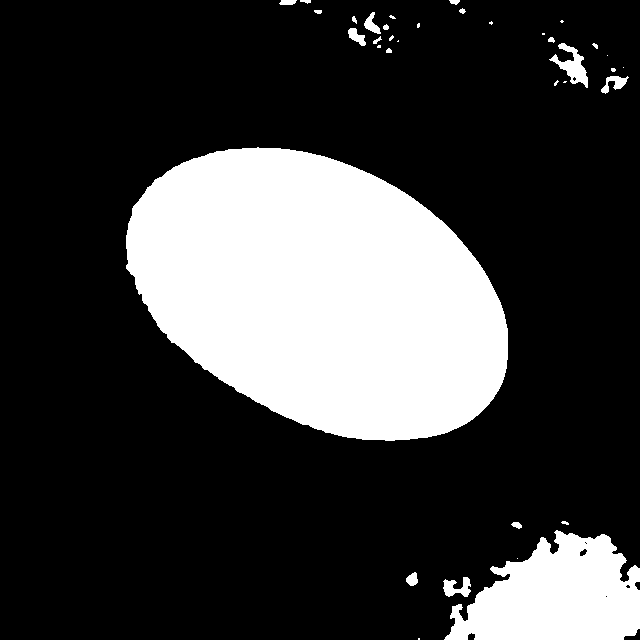
#> input picture task2_trial4_combined/not_damaged_101_jpg.rf.479d12a2b41a5ec6d718dcdabd14b0c9_otsu.png, 640 x 640 px
$ python -i task2_step4_combined.py   (imports and definitions only)
#> lines starting #> are read from the running program, lines starting #| are printed output that depends on the picture; after the words box and inside, x2 and y2 are one past the last pixel; in counts of white or black regions, pixels touching at a corner belong together
#> further down, picture is the input picture: shape (640, 640, 3); 24.2% white; 36 white regions (15 under 20 px), largest, box (x1, y1, x2, y2) and area: (126, 147, 508, 441) 82085, (444, 530, 640, 640) 14617, (549, 43, 588, 88) 676
"""
Task 2 - Trial 4: Otsu (area evidence) + Canny (boundary evidence) fusion,
then shape-based component scoring (same scorer idea as Trial 3).

Why this is a different strategy from Trial 3, not a patch on it:
Trial 3 relied on Canny edges alone to define candidate SHAPE via contour
topology (outer contours + holes). That was fragile -- small local texture
artifacts (shadow folds, fabric weave, key edges) could accidentally form
clean convex "holes" that fooled the shape scorer.

Here we use Otsu to get a rough solid REGION (brightness-based area
evidence), OR it with dilated Canny edges to help seal small gaps in that
region's boundary, then fill external contours to get solid filled blobs.
The shape scorer then runs on solid connected components, not fragile
hole/outer contour topology -- so a shadow fold or key edge can't form an
isolated fake "egg-shaped hole" the way it could in Trial 3.
"""

import cv2
import numpy as np
from pathlib import Path

from task2_step0_split import load_or_build_split


def otsu_mask(image_bgr):
    gray = cv2.cvtColor(image_bgr, cv2.COLOR_BGR2GRAY)
    blur = cv2.GaussianBlur(gray, (7, 7), 0)
    _, mask = cv2.threshold(blur, 0, 255, cv2.THRESH_BINARY + cv2.THRESH_OTSU)
#> mask: shape (640, 640); 24.1% white; 28 white regions (12 under 20 px), largest, box (x1, y1, x2, y2) and area: (126, 147, 508, 441) 82085, (445, 531, 640, 640) 14647, (551, 43, 588, 87) 676
    if (mask > 0).mean() > 0.5:
        mask = cv2.bitwise_not(mask)
    return mask


def canny_edges(image_bgr):
    gray = cv2.cvtColor(image_bgr, cv2.COLOR_BGR2GRAY)
    clahe = cv2.createCLAHE(clipLimit=2.0, tileGridSize=(8, 8))
    enhanced = clahe.apply(gray)
    blur = cv2.GaussianBlur(enhanced, (5, 5), 0)
    edges = cv2.Canny(blur, 35, 110)
#> edges: shape (640, 640); 0.71% white in thin lines or dots, all inside (x1, y1, x2, y2) = (125, 0, 640, 640)
    kernel = cv2.getStructuringElement(cv2.MORPH_ELLIPSE, (7, 7))
    edges = cv2.dilate(edges, kernel, iterations=2)
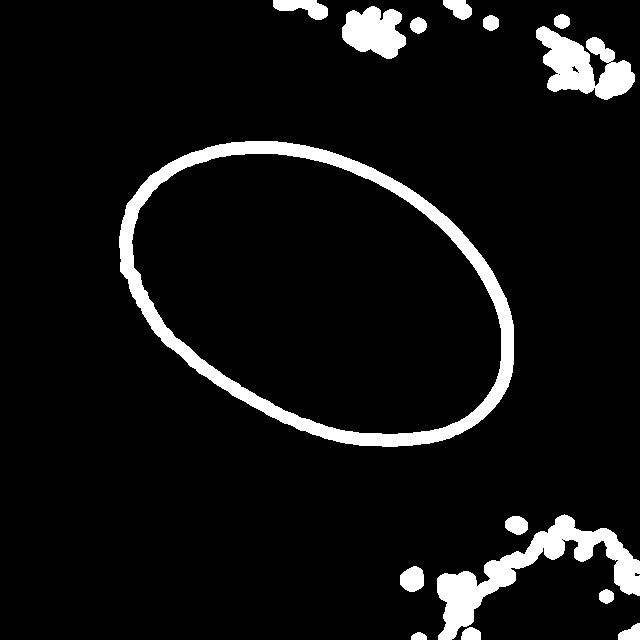
#> edges: shape (640, 640); 7.3% white; 15 white regions, largest, box (x1, y1, x2, y2) and area: (119, 141, 514, 447) 13653, (437, 514, 640, 640) 6658, (536, 26, 635, 100) 3907
    return edges


def combined_region(image_bgr):
    """OR the two signals, close, then fill external contours so the
    interior of any closed-ish loop becomes a solid blob."""
    otsu = otsu_mask(image_bgr)
    edges = canny_edges(image_bgr)

    combined = cv2.bitwise_or(otsu, edges)
#> combined: shape (640, 640); 28.4% white; 12 white regions, largest, box (x1, y1, x2, y2) and area: (119, 141, 514, 447) 89025, (437, 514, 640, 640) 18426, (536, 26, 635, 100) 3926
    kernel = cv2.getStructuringElement(cv2.MORPH_ELLIPSE, (9, 9))
    combined = cv2.morphologyEx(combined, cv2.MORPH_CLOSE, kernel, iterations=3)
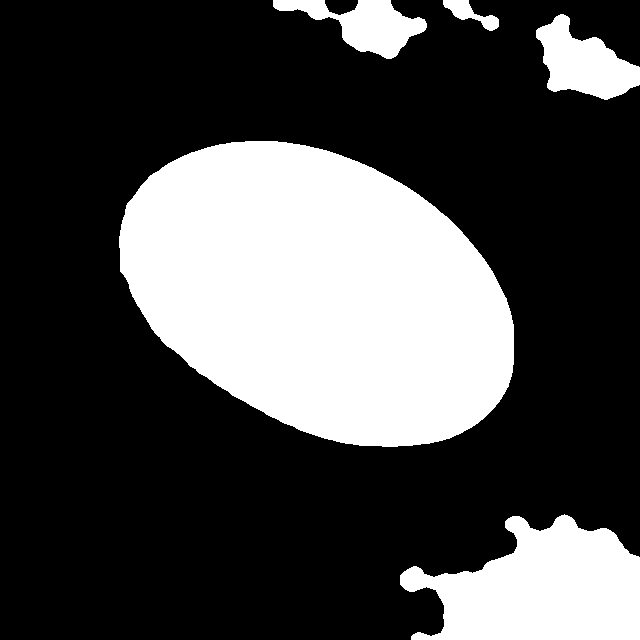
#> combined: shape (640, 640); 29.1% white; 5 white regions

    contours, _ = cv2.findContours(combined, cv2.RETR_EXTERNAL, cv2.CHAIN_APPROX_SIMPLE)
#> contours = 5 contours; box (x1, y1, x2, y2) and area: (119, 141, 514, 447) 88562, (400, 514, 640, 640) 19876, (536, 14, 640, 100) 4871, (273, 0, 427, 59) 3920, (443, 0, 499, 31) 628
    filled = np.zeros_like(combined)
    cv2.drawContours(filled, contours, -1, 255, thickness=cv2.FILLED)

    return filled, otsu, edges


def mask_iou(a, b):
    a, b = a > 0, b > 0
    union = np.logical_or(a, b).sum()
    return np.logical_and(a, b).sum() / union if union else 0.0


def score_component(comp_mask, image_shape):
    h, w = image_shape[:2]
    img_area = h * w

    contours, _ = cv2.findContours(comp_mask, cv2.RETR_EXTERNAL, cv2.CHAIN_APPROX_SIMPLE)
    if not contours:
        return None
    c = max(contours, key=cv2.contourArea)
    area = cv2.contourArea(c)
    if area < 0.004 * img_area or area > 0.55 * img_area:
        return None

    perimeter = cv2.arcLength(c, True)
    if perimeter <= 0:
        return None

    hull = cv2.convexHull(c)
    hull_area = cv2.contourArea(hull)
    if hull_area <= 0:
        return None
    solidity = area / hull_area
    circularity = 4 * np.pi * area / (perimeter * perimeter)

    if len(c) < 5:
        return None
    (cx, cy), (axis_a, axis_b), angle = cv2.fitEllipse(c)
    if min(axis_a, axis_b) <= 1:
        return None
    aspect_ratio = max(axis_a, axis_b) / min(axis_a, axis_b)
    if not (1.0 <= aspect_ratio <= 2.3):
        return None

    ellipse_mask = np.zeros((h, w), np.uint8)
    cv2.ellipse(ellipse_mask, ((int(cx), int(cy)), (int(axis_a), int(axis_b)), angle),
                255, thickness=cv2.FILLED)
    ellipse_iou = mask_iou(comp_mask, ellipse_mask)

    if solidity < 0.75:
        return None
    if circularity < 0.35:
        return None
    if ellipse_iou < 0.45:
        return None

    center = np.array([w / 2, h / 2])
    dist = np.linalg.norm(np.array([cx, cy]) - center)
    max_dist = np.sqrt(w * w + h * h) / 2
    center_score = max(0.0, 1.0 - dist / max_dist)

    score = (0.30 * ellipse_iou + 0.30 * solidity
             + 0.20 * circularity + 0.20 * center_score)

    filled = np.zeros((h, w), np.uint8)
    cv2.drawContours(filled, [c], -1, 255, thickness=cv2.FILLED)

    return {
        "mask": filled, "score": score, "area": area,
        "solidity": solidity, "circularity": circularity,
        "aspect_ratio": aspect_ratio, "ellipse_iou": ellipse_iou,
        "ellipse": ((int(cx), int(cy)), (int(axis_a), int(axis_b)), float(angle)),
    }


def detect(image_bgr, top_k=2):
    region, otsu_dbg, edges_dbg = combined_region(image_bgr)
    n, labels = cv2.connectedComponents(region)
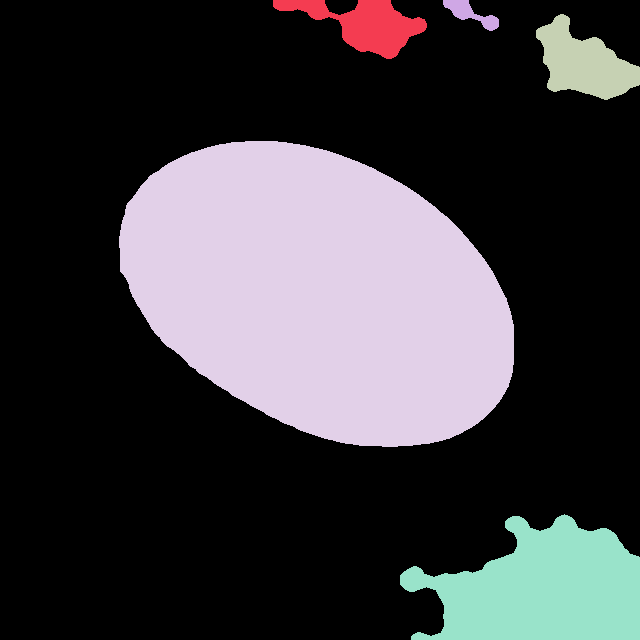
#> labels: shape (640, 640) int32; 6 distinct labels, from 0 to 5; one colour per label, 0 black
#> n = 6

    candidates = []
    for lbl in range(1, n):
        comp = (labels == lbl).astype(np.uint8) * 255
        cand = score_component(comp, image_bgr.shape)
        if cand is not None:
            candidates.append(cand)
#> this loop made 5 passes
#> (area in score_component, perimeter in score_component, hull_area in score_component, solidity in score_component, circularity in score_component, cx in score_component, cy in score_component, axis_a in score_component) on passes 3 to 5: (4871, 339.1, 5733, 0.85, 0.532, 581.1, 62.2, 64.21), (88562, 1157.8, 89021, 0.995, 0.83, 319.3, 292.5, 268), (19876, 802.4, 24927.5, 0.797, 0.388, 539.5, 596.8, 143.3)
#> (area in score_component, perimeter in score_component, hull_area in score_component, solidity in score_component, circularity in score_component, cx in score_component, cy in score_component, axis_a in score_component) on pass 1: (3920, 405.9, 5398.5, 0.726, 0.299, 364.5, 27.54, 47.53)
#> pass 1, in detect, `comp = (labels == lbl).astype(np.uint8) * 255`:
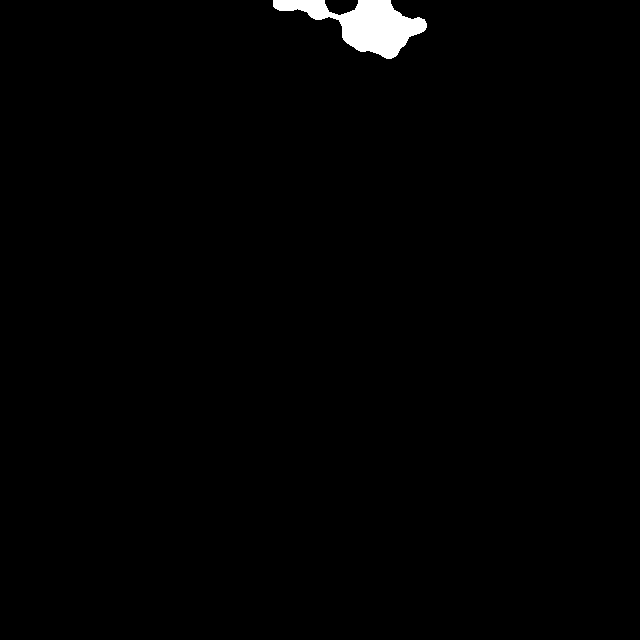
#> comp: shape (640, 640); 1% white; 1 white region, box (x1, y1, x2, y2) and area: (273, 0, 427, 59) 4102
#> after the loop:
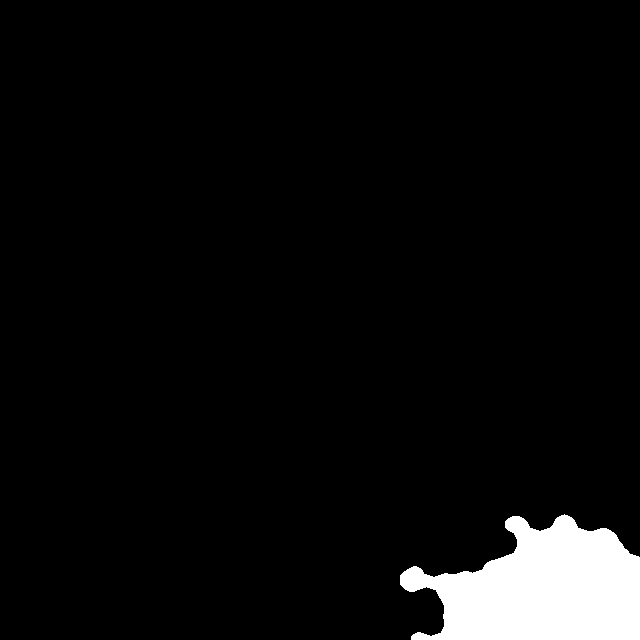
#> comp: shape (640, 640); 4.9% white; 1 white region, box (x1, y1, x2, y2) and area: (400, 514, 640, 640) 20243
#> after the loop, candidates = 3 items

    candidates.sort(key=lambda x: x["score"], reverse=True)
    kept = []
    for c in candidates:
        if all(mask_iou(c["mask"], k["mask"]) < 0.65 for k in kept):
            kept.append(c)
        if len(kept) >= top_k:
            break
#> this loop made 2 passes
#> pass 2, in mask_iou (call 4), `a, b = a > 0, b > 0`:
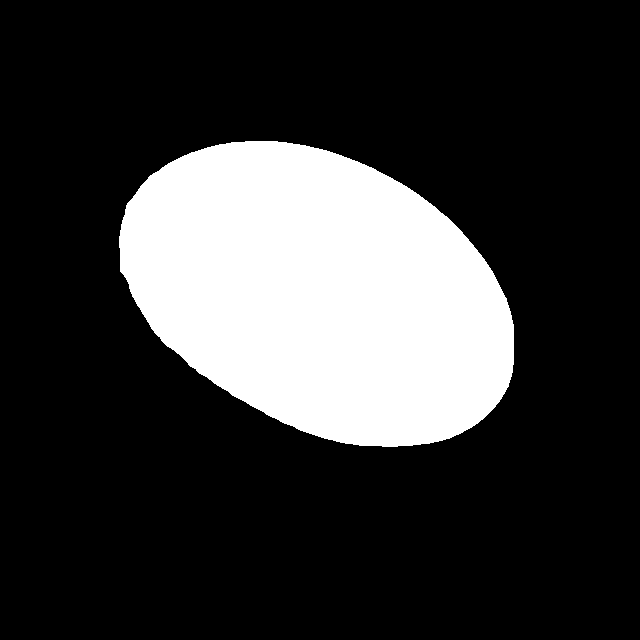
#> b: shape (640, 640) bool; 21.7% white; 1 white region, box (x1, y1, x2, y2) and area: (119, 141, 514, 447) 89057
#> after the loop, kept = 2 items

    final_mask = np.zeros(image_bgr.shape[:2], np.uint8)
    for c in kept:
        final_mask[c["mask"] > 0] = 255
#> this loop made 2 passes
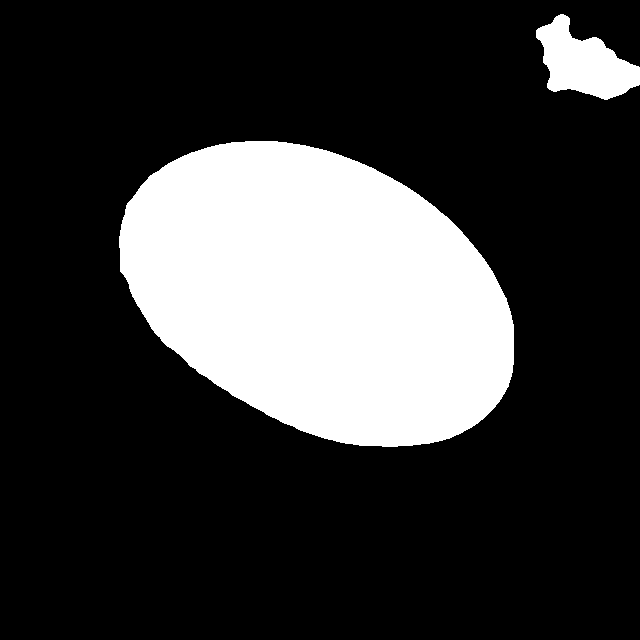
#> final_mask: shape (640, 640); 23% white; 2 white regions, box (x1, y1, x2, y2) and area: (119, 141, 514, 447) 89057, (536, 14, 640, 100) 5020

    return final_mask, kept, region, otsu_dbg, edges_dbg


def draw_overlay(image_bgr, mask, candidates):
    overlay = image_bgr.copy()
    region = mask > 0
    overlay[region] = (0.5 * overlay[region] + 0.5 * np.array([0, 0, 255])).astype(np.uint8)
    for i, c in enumerate(candidates, start=1):
        cv2.ellipse(overlay, c["ellipse"], (0, 255, 0), 2)
        cx, cy = c["ellipse"][0]
        cv2.putText(overlay, f"{i}: {c['score']:.2f}", (cx, max(18, cy - 10)),
                    cv2.FONT_HERSHEY_SIMPLEX, 0.45, (0, 255, 0), 1, cv2.LINE_AA)
    return overlay


# [29 lines not run here, left out]

>>> import cv2
>>> picture = cv2.imread('task2_trial4_combined/not_damaged_101_jpg.rf.479d12a2b41a5ec6d718dcdabd14b0c9_otsu.png')
>>> result = detect(picture)
#> result = 5 items

$ run again, on task2_trial4_combined/not_damaged_14_jpg.rf.dc96559078b03433d2b65e5055904af1_otsu.png
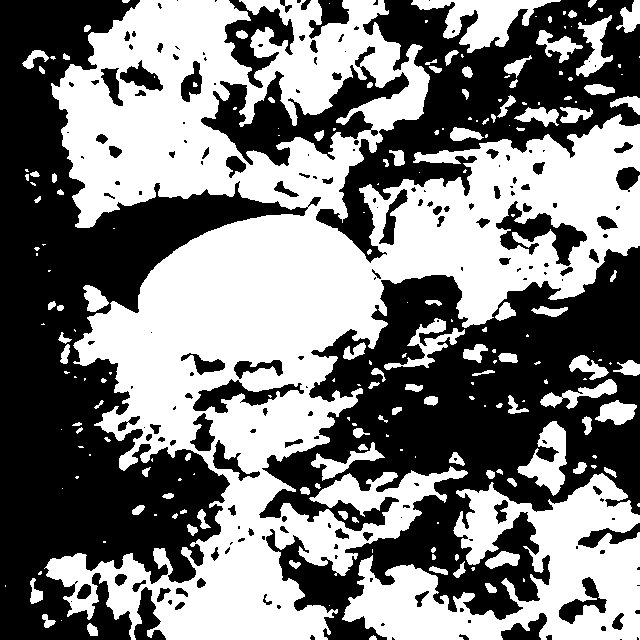
#> input picture task2_trial4_combined/not_damaged_14_jpg.rf.dc96559078b03433d2b65e5055904af1_otsu.png, 640 x 640 px
#> picture is the input picture: shape (640, 640, 3); 49.1% white; 206 white regions (97 under 20 px), largest, box (x1, y1, x2, y2) and area: (44, 0, 640, 640) 156175, (342, 473, 640, 640) 24179, (411, 0, 561, 53) 3307
#> mask: shape (640, 640); 49.1% white; 143 white regions (57 under 20 px), largest, box (x1, y1, x2, y2) and area: (46, 0, 640, 640) 157423, (343, 474, 640, 640) 24306, (412, 0, 560, 53) 3311
#> in combined_region, `combined = cv2.morphologyEx(combined, cv2.MORPH_CLOSE, kernel, iterati..`:
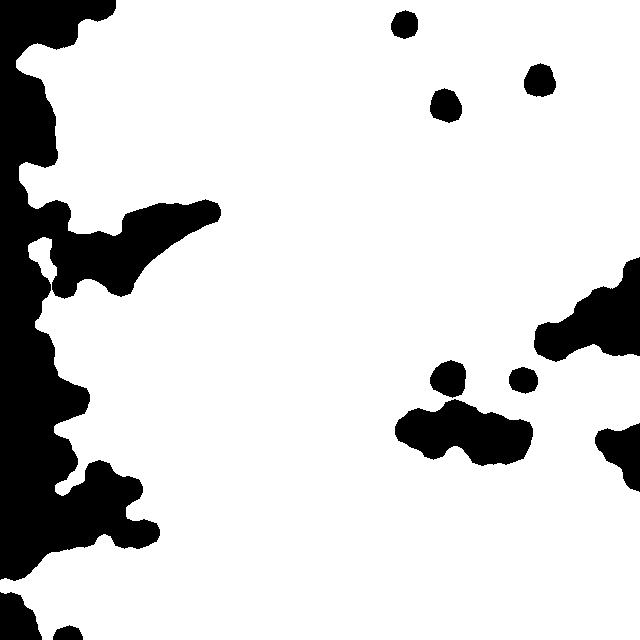
#> combined: shape (640, 640); 84% white; 11 black regions
#> in combined_region, `contours, _ = cv2.findContours(combined, cv2.RETR_EXTERNAL, cv2.CHAIN_..`: contours = 1 contour; box (x1, y1, x2, y2) and area: (0, 0, 640, 640) 352277
#> in combined_region, `cv2.drawContours(filled, contours, -1, 255, thickness=cv2.FILLED)`:
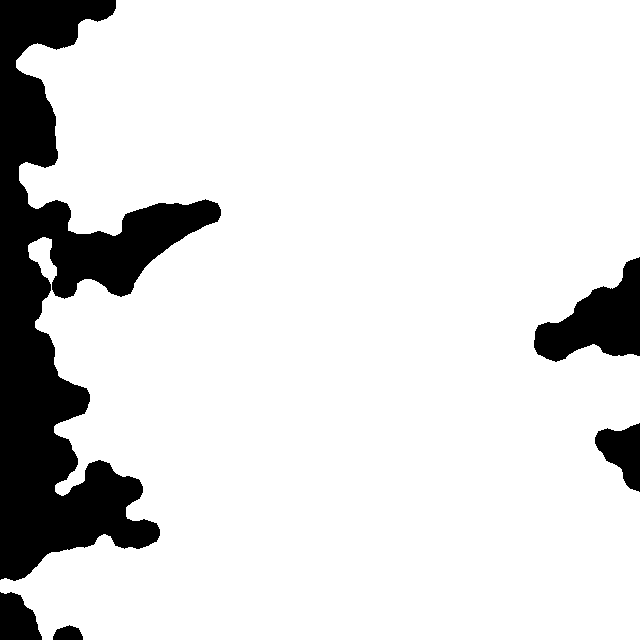
#> filled: shape (640, 640); 86.4% white; 5 black regions, box (x1, y1, x2, y2) and area: (0, 0, 221, 581) 45924, (534, 257, 640, 362) 5896, (595, 423, 640, 492) 1852, (0, 592, 42, 640) 1529, (53, 625, 83, 640) 338
#> n = 2
#> the loop in detect, `for lbl in range(1, n):` made 1 pass
#> area in score_component on pass 1: 352277
#> after the loop in detect, `for lbl in range(1, n):`: candidates = []
#> result = 5 items
